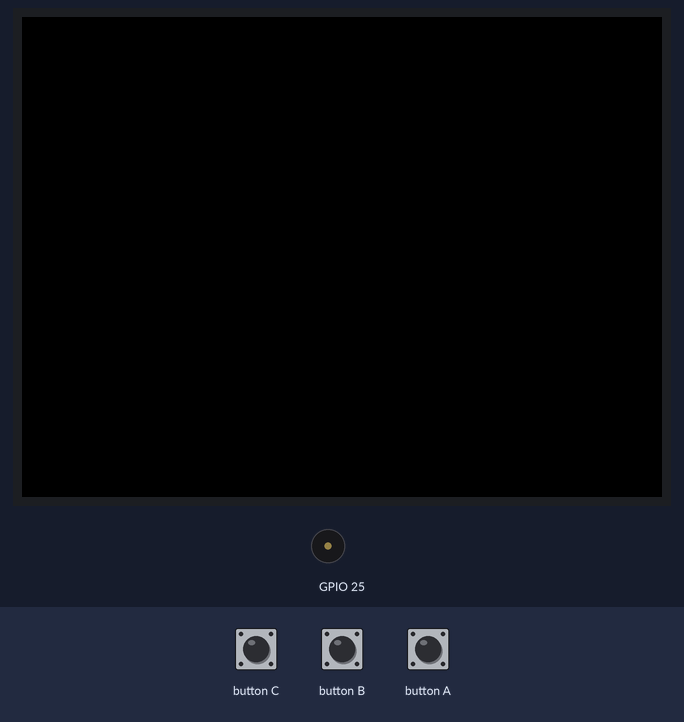
Simulated run of this program. Board: ESP32. On the bench: 320×240 colour display, buzzer (waves = sounding).

Above: at 0.5 s.
Timing chart, 0 to 3.1 s (numbered marks = the images above):
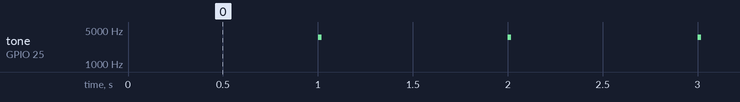

Measured:
- by itself, tone on GPIO 25: alternates 3520 Hz for 0.02 s and silent for 0.98 s

The program:

main.cpp
```cpp
#include <M5Stack.h>

unsigned long prev_update = 0;
float tempo = 60.0;  // BPM

void setup() { M5.begin(); }

void loop() {
  M5.update();
  if (millis() < prev_update + 60 * 1000 / tempo) return;
  prev_update = millis();
  M5.Speaker.tone(3520, 20);
}

// void loop() {
//   M5.update();
//   M5.Speaker.tone(3520, 20);
//   delay(60 * 1000 / tempo);
// }
```
